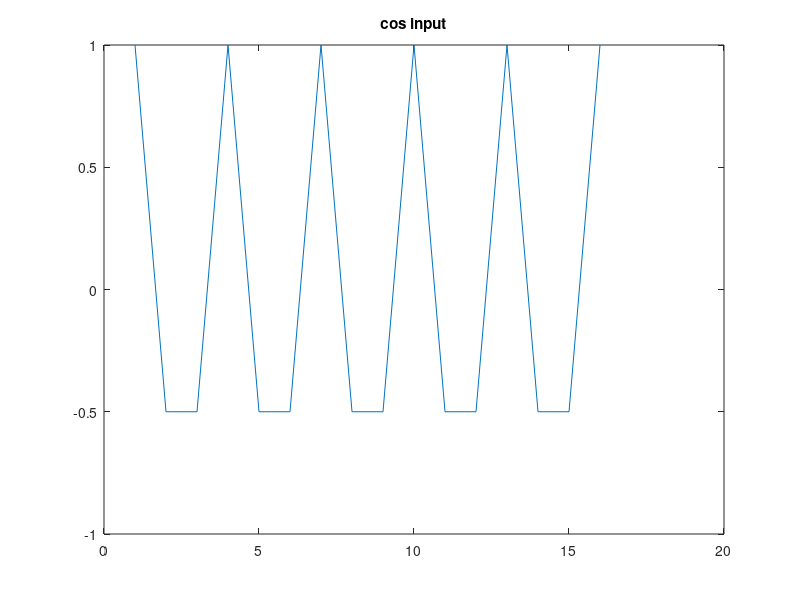

Here is the MATLAB script that generated this plot: (Note: this script raises an error after producing the figure.)
clc
clear all
close all

N=16;
Fs=44100;
fi=Fs/3;
t=0:N-1;
x=cos(2*pi*fi/Fs*t);

figure
plot(x)
title('cos input')


figure
freq_fft(x,1)
title('freq_fft inp')

figure
[b,a]=butter(4,2*fi/Fs,'low');
freq_fft(b,a)


L=6

v=zeros(1,len(x)*L);
v(1:L:end)=x;
y=filter(b,a,x);
figure
plot(y)
title('out y')

figure
freq_fft(y,1)
title('freq_fft out')
